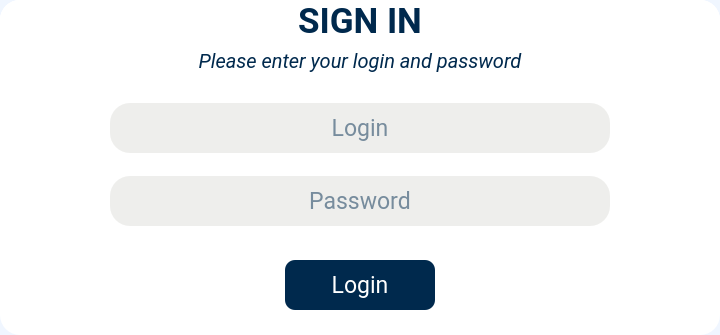
      <widget class="QWidget" name="Page_signin">
       <property name="font">
        <font>
         <family>Roboto</family>
         <pointsize>9</pointsize>
         <weight>50</weight>
         <bold>false</bold>
        </font>
       </property>
       <property name="styleSheet">
        <string notr="true">background-color: rgb(240, 246, 255);</string>
       </property>
       <layout class="QGridLayout" name="gridLayout_2">
        <property name="leftMargin">
         <number>0</number>
        </property>
        <property name="topMargin">
         <number>0</number>
        </property>
        <property name="rightMargin">
         <number>0</number>
        </property>
        <property name="bottomMargin">
         <number>0</number>
        </property>
        <property name="spacing">
         <number>0</number>
        </property>
        <item row="0" column="0">
         <widget class="QFrame" name="Sigin_form">
          <property name="maximumSize">
           <size>
            <width>720</width>
            <height>360</height>
           </size>
          </property>
          <property name="styleSheet">
           <string notr="true">background-color: rgb(255, 255, 255);
border-radius: 20px;</string>
          </property>
          <property name="frameShape">
           <enum>QFrame::NoFrame</enum>
          </property>
          <property name="frameShadow">
           <enum>QFrame::Raised</enum>
          </property>
          <property name="lineWidth">
           <number>5</number>
          </property>
          <layout class="QFormLayout" name="formLayout_2">
           <property name="labelAlignment">
            <set>Qt::AlignBottom|Qt::AlignHCenter</set>
           </property>
           <property name="formAlignment">
            <set>Qt::AlignCenter</set>
           </property>
           <property name="horizontalSpacing">
            <number>0</number>
           </property>
           <property name="verticalSpacing">
            <number>0</number>
           </property>
           <property name="leftMargin">
            <number>0</number>
           </property>
           <property name="topMargin">
            <number>0</number>
           </property>
           <property name="rightMargin">
            <number>0</number>
           </property>
           <property name="bottomMargin">
            <number>25</number>
           </property>
           <item row="1" column="0">
            <widget class="QFrame" name="Title">
             <property name="minimumSize">
              <size>
               <width>720</width>
               <height>80</height>
              </size>
             </property>
             <property name="maximumSize">
              <size>
               <width>720</width>
               <height>80</height>
              </size>
             </property>
             <property name="styleSheet">
              <string notr="true">color: rgb(0, 41, 77);</string>
             </property>
             <property name="frameShape">
              <enum>QFrame::NoFrame</enum>
             </property>
             <property name="frameShadow">
              <enum>QFrame::Raised</enum>
             </property>
             <layout class="QVBoxLayout" name="verticalLayout_4">
              <property name="spacing">
               <number>0</number>
              </property>
              <property name="leftMargin">
               <number>0</number>
              </property>
              <property name="topMargin">
               <number>0</number>
              </property>
              <property name="rightMargin">
               <number>0</number>
              </property>
              <property name="bottomMargin">
               <number>0</number>
              </property>
              <item>
               <widget class="QLabel" name="label_2">
                <property name="sizePolicy">
                 <sizepolicy hsizetype="Preferred" vsizetype="Preferred">
                  <horstretch>1</horstretch>
                  <verstretch>0</verstretch>
                 </sizepolicy>
                </property>
                <property name="minimumSize">
                 <size>
                  <width>720</width>
                  <height>0</height>
                 </size>
                </property>
                <property name="maximumSize">
                 <size>
                  <width>720</width>
                  <height>100</height>
                 </size>
                </property>
                <property name="font">
                 <font>
                  <family>Roboto</family>
                  <pointsize>26</pointsize>
                  <weight>75</weight>
                  <bold>true</bold>
                 </font>
                </property>
                <property name="focusPolicy">
                 <enum>Qt::TabFocus</enum>
                </property>
                <property name="text">
                 <string>SIGN IN</string>
                </property>
                <property name="scaledContents">
                 <bool>false</bool>
                </property>
                <property name="alignment">
                 <set>Qt::AlignCenter</set>
                </property>
               </widget>
              </item>
              <item>
               <widget class="QLabel" name="label_4">
                <property name="sizePolicy">
                 <sizepolicy hsizetype="Preferred" vsizetype="Preferred">
                  <horstretch>1</horstretch>
                  <verstretch>0</verstretch>
                 </sizepolicy>
                </property>
                <property name="minimumSize">
                 <size>
                  <width>720</width>
                  <height>0</height>
                 </size>
                </property>
                <property name="maximumSize">
                 <size>
                  <width>720</width>
                  <height>100</height>
                 </size>
                </property>
                <property name="font">
                 <font>
                  <family>Roboto</family>
                  <pointsize>15</pointsize>
                  <weight>50</weight>
                  <italic>true</italic>
                  <bold>false</bold>
                 </font>
                </property>
                <property name="text">
                 <string>Please enter your login and password</string>
                </property>
                <property name="textFormat">
                 <enum>Qt::PlainText</enum>
                </property>
                <property name="alignment">
                 <set>Qt::AlignCenter</set>
                </property>
               </widget>
              </item>
             </layout>
            </widget>
           </item>
           <item row="3" column="0">
            <widget class="QFrame" name="Frame_btnlogin">
             <property name="minimumSize">
              <size>
               <width>720</width>
               <height>60</height>
              </size>
             </property>
             <property name="maximumSize">
              <size>
               <width>720</width>
               <height>60</height>
              </size>
             </property>
             <property name="frameShape">
              <enum>QFrame::StyledPanel</enum>
             </property>
             <property name="frameShadow">
              <enum>QFrame::Raised</enum>
             </property>
             <widget class="QPushButton" name="Signin_btn_login">
              <property name="geometry">
               <rect>
                <x>285</x>
                <y>10</y>
                <width>150</width>
                <height>50</height>
               </rect>
              </property>
              <property name="minimumSize">
               <size>
                <width>150</width>
                <height>50</height>
               </size>
              </property>
              <property name="maximumSize">
               <size>
                <width>150</width>
                <height>50</height>
               </size>
              </property>
              <property name="font">
               <font>
                <family>Roboto</family>
                <pointsize>17</pointsize>
                <weight>50</weight>
                <italic>false</italic>
                <bold>false</bold>
               </font>
              </property>
              <property name="focusPolicy">
               <enum>Qt::WheelFocus</enum>
              </property>
              <property name="styleSheet">
               <string notr="true">
QPushButton{
background-color: rgb(0, 41, 77);
color: rgb(255, 255, 255);
border-radius:10px;
}
QPushButton:hover{
	background-color: rgb(216, 229, 254);
	color: rgb(0, 41, 77);
}</string>
              </property>
              <property name="text">
               <string>Login</string>
              </property>
              <property name="autoDefault">
               <bool>true</bool>
              </property>
              <property name="default">
               <bool>true</bool>
              </property>
             </widget>
            </widget>
           </item>
           <item row="2" column="0">
            <widget class="QFrame" name="LineEdit_sigin">
             <property name="minimumSize">
              <size>
               <width>720</width>
               <height>170</height>
              </size>
             </property>
             <property name="maximumSize">
              <size>
               <width>720</width>
               <height>170</height>
              </size>
             </property>
             <property name="frameShape">
              <enum>QFrame::StyledPanel</enum>
             </property>
             <property name="frameShadow">
              <enum>QFrame::Raised</enum>
             </property>
             <layout class="QVBoxLayout" name="verticalLayout_5">
              <property name="spacing">
               <number>0</number>
              </property>
              <property name="leftMargin">
               <number>0</number>
              </property>
              <property name="topMargin">
               <number>0</number>
              </property>
              <property name="rightMargin">
               <number>0</number>
              </property>
              <property name="bottomMargin">
               <number>0</number>
              </property>
              <item alignment="Qt::AlignHCenter">
               <widget class="QLineEdit" name="Signin_login">
                <property name="sizePolicy">
                 <sizepolicy hsizetype="Preferred" vsizetype="Preferred">
                  <horstretch>0</horstretch>
                  <verstretch>0</verstretch>
                 </sizepolicy>
                </property>
                <property name="minimumSize">
                 <size>
                  <width>500</width>
                  <height>50</height>
                 </size>
                </property>
                <property name="maximumSize">
                 <size>
                  <width>500</width>
                  <height>50</height>
                 </size>
                </property>
                <property name="font">
                 <font>
                  <family>Roboto</family>
                  <pointsize>17</pointsize>
                  <weight>50</weight>
                  <bold>false</bold>
                 </font>
                </property>
                <property name="focusPolicy">
                 <enum>Qt::StrongFocus</enum>
                </property>
                <property name="styleSheet">
                 <string notr="true">background-color: rgb(238, 238, 236);
color: rgb(0, 41, 77);</string>
                </property>
                <property name="text">
                 <string/>
                </property>
                <property name="alignment">
                 <set>Qt::AlignCenter</set>
                </property>
                <property name="placeholderText">
                 <string>Login</string>
                </property>
                <property name="cursorMoveStyle">
                 <enum>Qt::VisualMoveStyle</enum>
                </property>
                <property name="clearButtonEnabled">
                 <bool>false</bool>
                </property>
               </widget>
              </item>
              <item alignment="Qt::AlignHCenter">
               <widget class="QLineEdit" name="Signin_password">
                <property name="sizePolicy">
                 <sizepolicy hsizetype="Preferred" vsizetype="Preferred">
                  <horstretch>0</horstretch>
                  <verstretch>0</verstretch>
                 </sizepolicy>
                </property>
                <property name="minimumSize">
                 <size>
                  <width>500</width>
                  <height>50</height>
                 </size>
                </property>
                <property name="maximumSize">
                 <size>
                  <width>500</width>
                  <height>50</height>
                 </size>
                </property>
                <property name="font">
                 <font>
                  <family>Roboto</family>
                  <pointsize>17</pointsize>
                 </font>
                </property>
                <property name="focusPolicy">
                 <enum>Qt::StrongFocus</enum>
                </property>
                <property name="styleSheet">
                 <string notr="true">background-color: rgb(238, 238, 236);
color: rgb(0, 41, 77);</string>
                </property>
                <property name="text">
                 <string/>
                </property>
                <property name="echoMode">
                 <enum>QLineEdit::Password</enum>
                </property>
                <property name="alignment">
                 <set>Qt::AlignCenter</set>
                </property>
                <property name="placeholderText">
                 <string>Password</string>
                </property>
                <property name="cursorMoveStyle">
                 <enum>Qt::LogicalMoveStyle</enum>
                </property>
                <property name="clearButtonEnabled">
                 <bool>true</bool>
                </property>
               </widget>
              </item>
             </layout>
            </widget>
           </item>
          </layout>
         </widget>
        </item>
       </layout>
      </widget>
